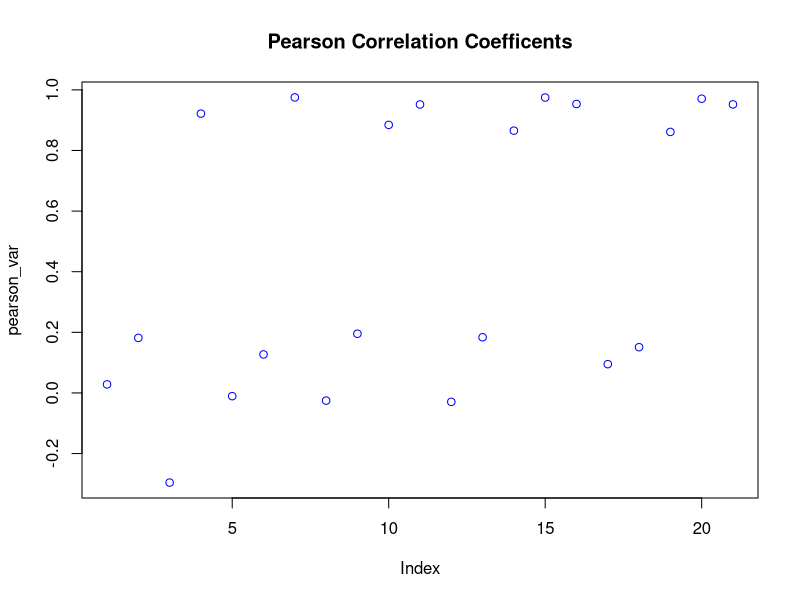

Source code (R):
#Homework 6
#Part 2
#Carmen Rollins

#1) Figure out how to generically extract all numeric columns from any data frame 
#so the method you develop can be used on any data.

require(ggplot2) #this is just for the test dataframe diamonds i use!
x <- data.frame(diamonds) #insert dastaframe you want to use, define it by x
keep_numeric<-x[sapply(x,is.numeric)] #this will eliminate all columns that are not numeric
delete_numeric<-x[!sapply(x,is.numeric)] #this will eliminate all numeric columns

#2) Create a dataframe that contains each pair of variable names in the first column 
#in a single string separated by a -, e.g. for the variables x and y, you should form
#the string “x-y” (HINT: Look at the help provided for the paste function) and their 
#corresponding Pearson correlation coefficient in the second column. (HINT: There is
#a function that calculates correlation coefficients – look carefully at what is 
#returned and optimize how you extract the correlation coefficients). Do not repeat
#any pairs.

#For this you will only need to update the dataframe (in this case it is "keep_numeric" in the first below command for this function to work)


#creating the pearson correlation for each variable:
pearson_cor<-cor(keep_numeric, use = "everything", method = c("pearson")) #use all observations in 'keep_numeric' (above) to find pearson corrleations 
#this will create a matrix of all variables (pearson) correlations we see that x and x and y and y, etc are on the matrix (with value 1)
#also that the valules repeat for xy and yx, etc. We will need to clean this up..
###NOTE: switch out "keep_numeric" for other datasets to use on others.

#to put in the correct order, I will first make a function: This fuction will remain the same for any data
#function to put all variable pairs in a column and have a second column of the pearson correlation coefficents:
var_columns <- function(data) {
  uptri <- upper.tri(data)
  data.frame( var1 = rownames(data)[row(data)[uptri]], var2 = rownames(data)[col(data)[uptri]], pearson  =(data)[uptri])}
#above is creating function(data) using the upper triangle section of the data from correlation (because the correlation data from
#pearson matrix above will give us a matrix of MxM results for pearson correlation (as explained above, we get repeats)
#Taking only the upper part of the triangle will eliminate the repeated variables from both the upper and lower part of the triangle. 

a<-var_columns(pearson_cor) #putting the pearson correlations from dataset into the function
a #looking at x we see what var1 and var2 and pearson are. We now want to merge var1 and var2 with a "-":

#To merge the two variabes we use the paste function:
variables<-(paste(a$var1,a$var2, sep= "-", collapse=NULL))  #paste var1 and var2 from x together with separation of "-"
pearson1<-a$pearson
#Now we want to create the columns:
final<-cbind(variables, pearson1) #this will create two columns. column1 is the two merged variables and column 2 is the pearson coefficents
final #this is the result we want

#3) Create and label a scatter plot for every pair of numeric variables. Add a title 
#to the plot that contains the calculated Pearson correlation coefficient of variables
#contained in the plot. (HINT: You should figure out how to extract all numeric columns 
#from a data frame so your method can be used on any data frame.)

pearson_var<-as.matrix(a$pearson) #putting the pearson coefficent data as a matrix so we can plot
plot(pearson_var, main="Pearson Correlation Coefficents", col="blue") #plotting coefficents, adding title and changing color of scatter dots

##Prof G: You got the first part and began correctly on the second part. The third part is to create
##Prof G: a scatterplot for each unique pair (expcluding a column paried with itself). You started
##Prof G: to put the column names correctly in part 2 but only created one pair name.
##Prof G: See my code below:

####################################################
# Function to generate R-square values and correlation
# values. All R-square values are returned in one dataframe.
# Only correlation (R) values that exceed the parameter 
# threshold are returned in a separate dataframe.
# The function also creates labels by combining the
# names of the columns pairs into a single string
# like "Carat-Price"
####################################################
get_rsq_corr <- function(Num_Frame, threshold) {
   #Create correlation matrix using cor function
   #Specify pearson correlation
   corr_a <- cor(Num_Frame, method="pearson")
   #Set up a threshold and null vectors before entering loop
   r_square <- NULL
   rsq_names <- NULL
   corr_list <- NULL
   corr_names <- NULL
   
   #Get the length of the one dimension of the square matrix
   len <- length(corr_a[1,])
   
   #Only loop through the upper right triangle
   for (i in (1:(len-1))) {
      for (j in ((i+1):len)) {
         #Form the name pair and add to the named pair vector
         pair_name <- paste(names(corr_a[,1])[[i]],names(corr_a[1,])[[j]],sep="-")
         rsq_names <- c(rsq_names, pair_name)
         
         #Add the r_square value to the value vector
         r_square <- c(r_square, corr_a[i,j]^2)
         
         #if the threshold is exceeded, add the name and value to the
         #respective correlation vectors
         if (abs(corr_a[i,j]) > threshold) {
            corr_names <- c(corr_names, pair_name)
            corr_list <- c(corr_list, corr_a[i,j]) 
         }
      }
   }
   
   #create the dataframes and label the columns
   rsq_df <- data.frame(cbind(rsq_names, r_square))
   names(rsq_df)[1] <- "Pair"
   names(rsq_df)[2] <- "Value"
   corr_df <- data.frame(cbind(corr_names, corr_list))
   names(corr_df)[1] <- "Pair"
   names(corr_df)[2] <- "Value"
   return(list("rsquare"=rsq_df, "correlation"=corr_df))
}

